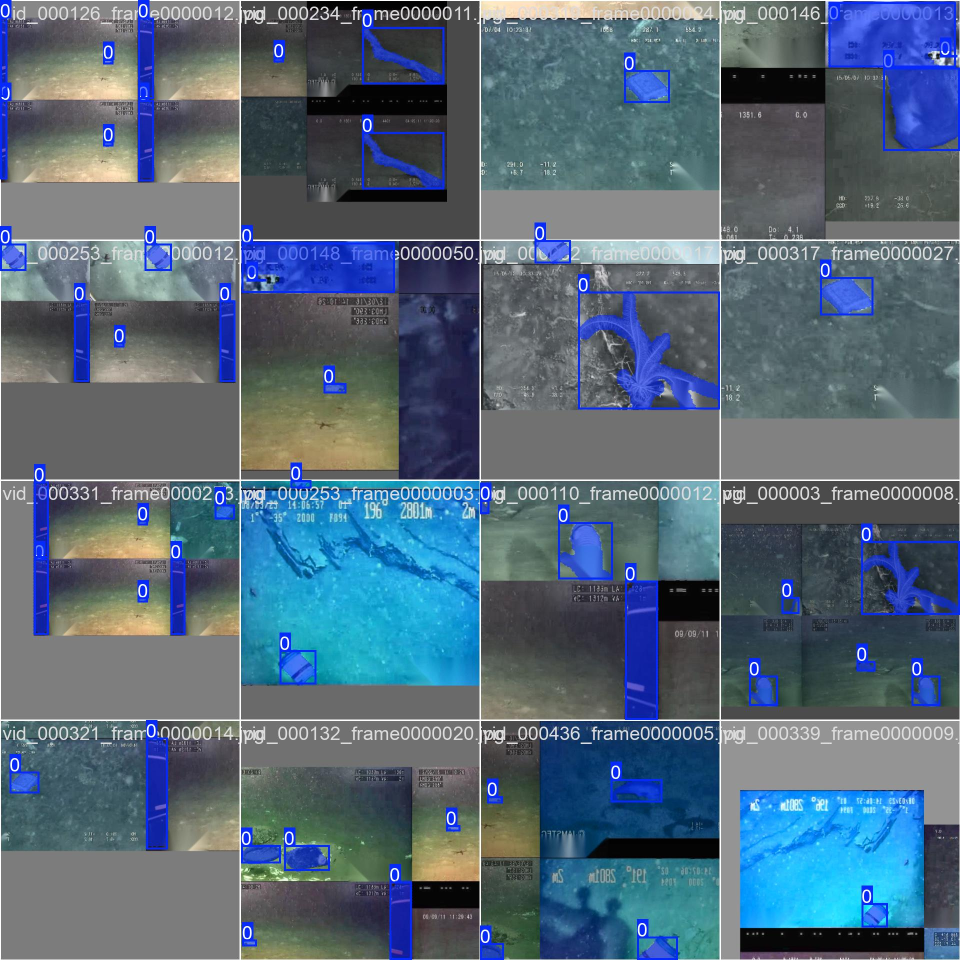
#> input picture train_batch0.jpg, 1920 x 1920 px, given as the content of the folder /kaggle/input/trashcan-1-0/images/train, which was not available (shown at 1/2 size)
$ jupyter execute --allow-errors marine_debris_training_pipeline.ipynb   (shell and % lines are left out)
#> lines starting #> are read from the running program, lines starting #| are printed output that depends on the picture; after the words box and inside, x2 and y2 are one past the last pixel; in counts of white or black regions, pixels touching at a corner belong together; pictures that were not available may be replaced by others from this repository, and a replacement may not be noted
[cell 1]
import os
import cv2
import glob
import numpy as np
import shutil

# 1. Create your output folders
output_base = '/kaggle/working/datasets/processed'
os.makedirs(f'{output_base}/images/train', exist_ok=True)
os.makedirs(f'{output_base}/labels/train', exist_ok=True)

# Define your input paths
trashcan_images = '/kaggle/input/trashcan-1-0/images/train'
trashcan_labels = '/kaggle/input/trashcan-1-0/labels/train' # Where your YOLO .txt files are

print("Starting FULL preprocessing for ALL images... This will take a while!")
# Notice the [:500] is GONE. We are doing the whole dataset now.
image_paths = glob.glob(f"{trashcan_images}/*.jpg")

processed_count = 0

for img_path in image_paths:
    # --- 1. IMAGE PROCESSING ---
    img = cv2.imread(img_path)
#> img is the input picture: shape (1920, 1920, 3); mean B, G, R 121.9, 104.5, 84.6
    if img is None: continue

    # Masking & Inpainting
    h, w = img.shape[:2]
    mask = np.zeros((h, w), dtype=np.uint8)
    cv2.rectangle(mask, (w-150, h-50), (w, h), 255, -1)
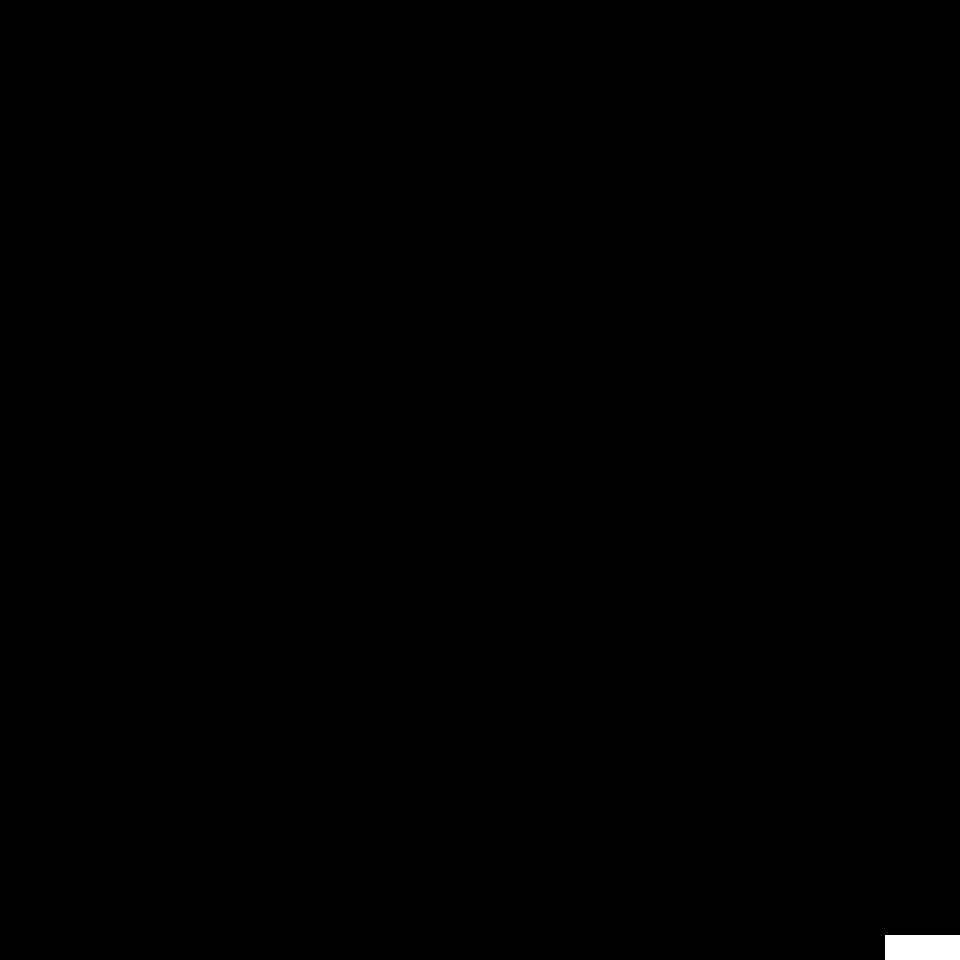
#> mask: shape (1920, 1920) (shown at 1/2 size); 0.2% white; 1 white region, box (x1, y1, x2, y2) and area: (1770, 1870, 1920, 1920) 7500
    inpainted = cv2.inpaint(img, mask, 3, cv2.INPAINT_TELEA)

    # Canny Edge & Blending
    edges = cv2.Canny(inpainted, 100, 200)
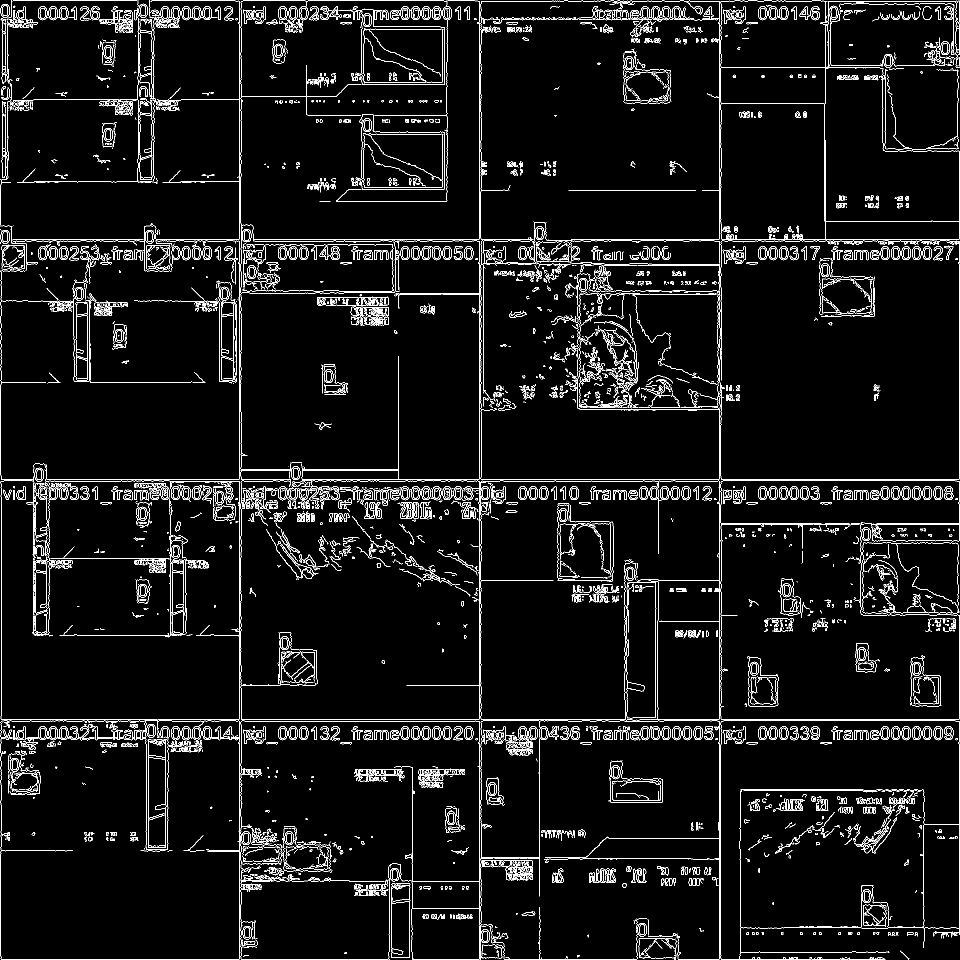
#> edges: shape (1920, 1920) (shown at 1/2 size); 5% white in thin lines or dots
    edges_colored = cv2.cvtColor(edges, cv2.COLOR_GRAY2BGR)
#> edges_colored: shape (1920, 1920, 3); 5% white in thin lines or dots
    final_img = cv2.addWeighted(inpainted, 0.8, edges_colored, 0.2, 0)
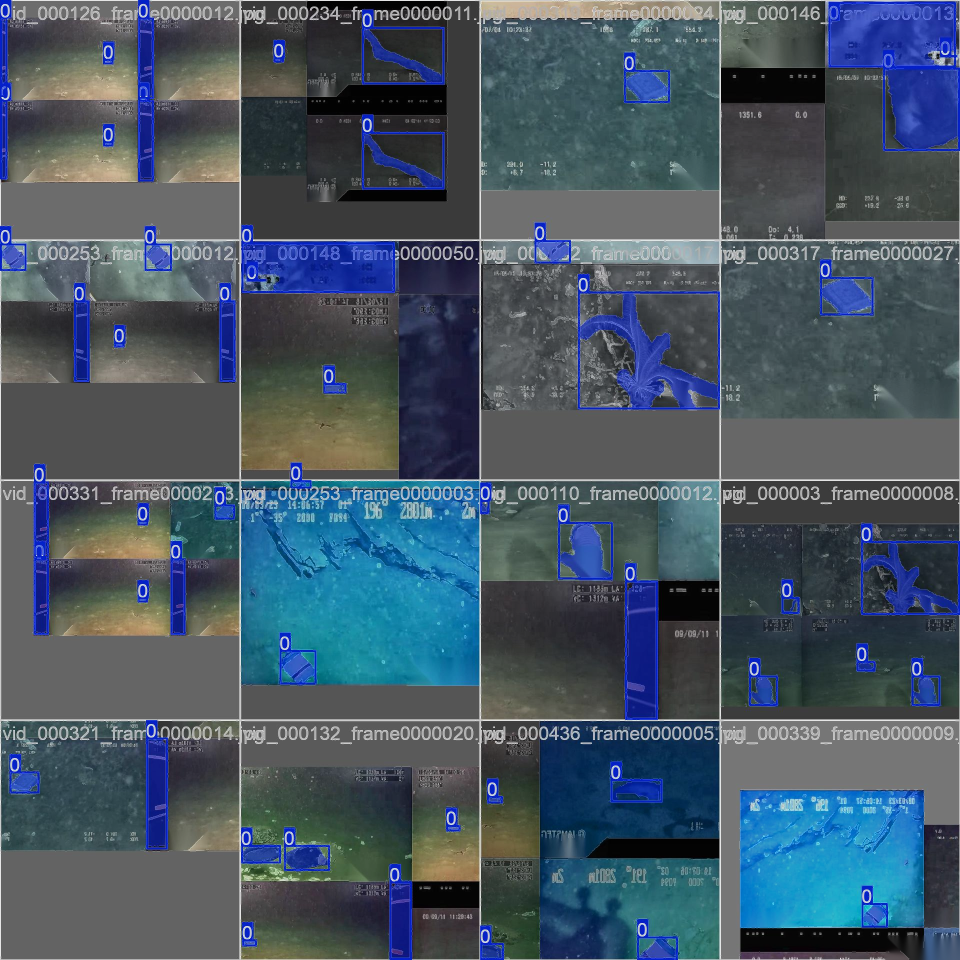
#> final_img: shape (1920, 1920, 3) (shown at 1/2 size); mean B, G, R 100.1, 86.2, 70.3

    # Save the processed image
    filename = os.path.basename(img_path)
    cv2.imwrite(os.path.join(f'{output_base}/images/train', filename), final_img)

    # --- 2. LABEL COPYING (CRUCIAL) ---
    label_filename = filename.replace('.jpg', '.txt')
    label_source = os.path.join(trashcan_labels, label_filename)
    label_dest = os.path.join(f'{output_base}/labels/train', label_filename)

    if os.path.exists(label_source):
        shutil.copy(label_source, label_dest)
        processed_count += 1

print(f"DONE! Successfully processed {processed_count} images AND matched them with their YOLO labels.")

$ run again, on train_batch18042.jpg
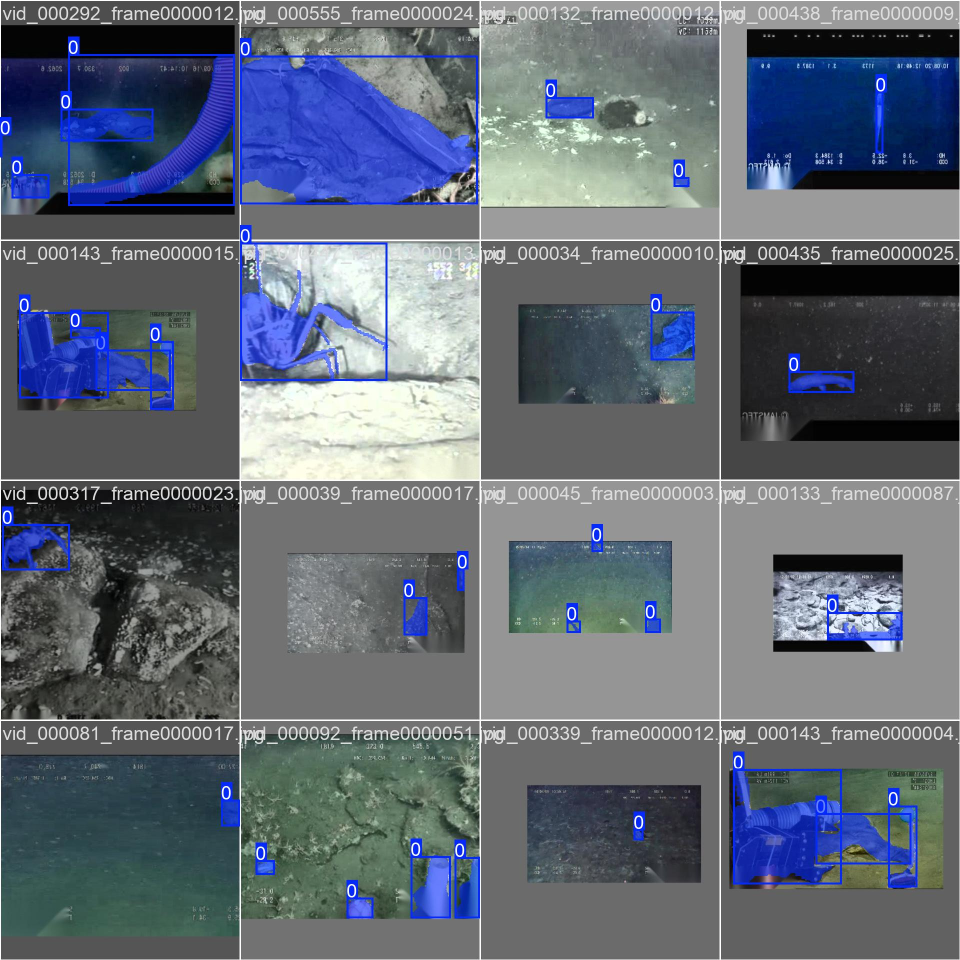
#> input picture train_batch18042.jpg, 1920 x 1920 px, given as the content of the folder /kaggle/input/trashcan-1-0/images/train, which was not available (shown at 1/2 size)
#> img is the input picture: shape (1920, 1920, 3); mean B, G, R 118.2, 105.3, 97
#> mask: shape (1920, 1920); 0.2% white; 1 white region, box (x1, y1, x2, y2) and area: (1770, 1870, 1920, 1920) 7500
#> `edges = cv2.Canny(inpainted, 100, 200)`:
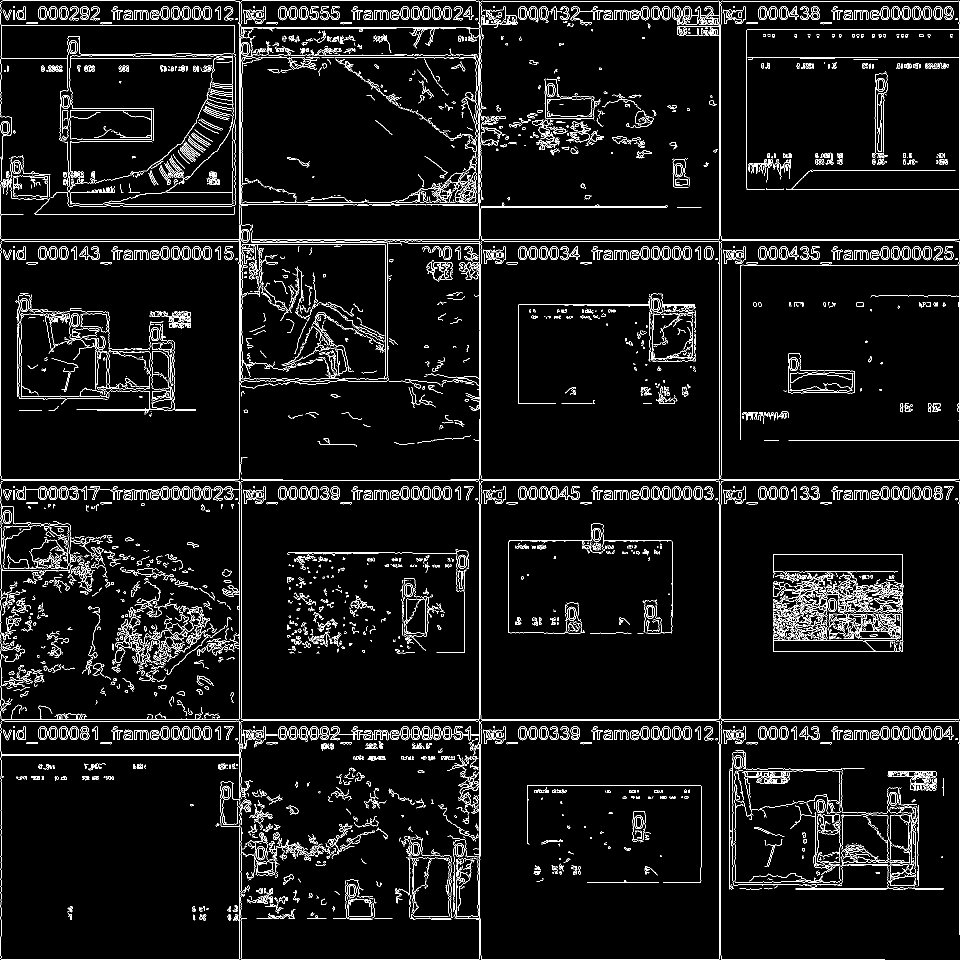
#> edges: shape (1920, 1920) (shown at 1/2 size); 5.4% white in thin lines or dots
#> edges_colored: shape (1920, 1920, 3); 5.4% white in thin lines or dots
#> `final_img = cv2.addWeighted(inpainted, 0.8, edges_colored, 0.2, 0)`:
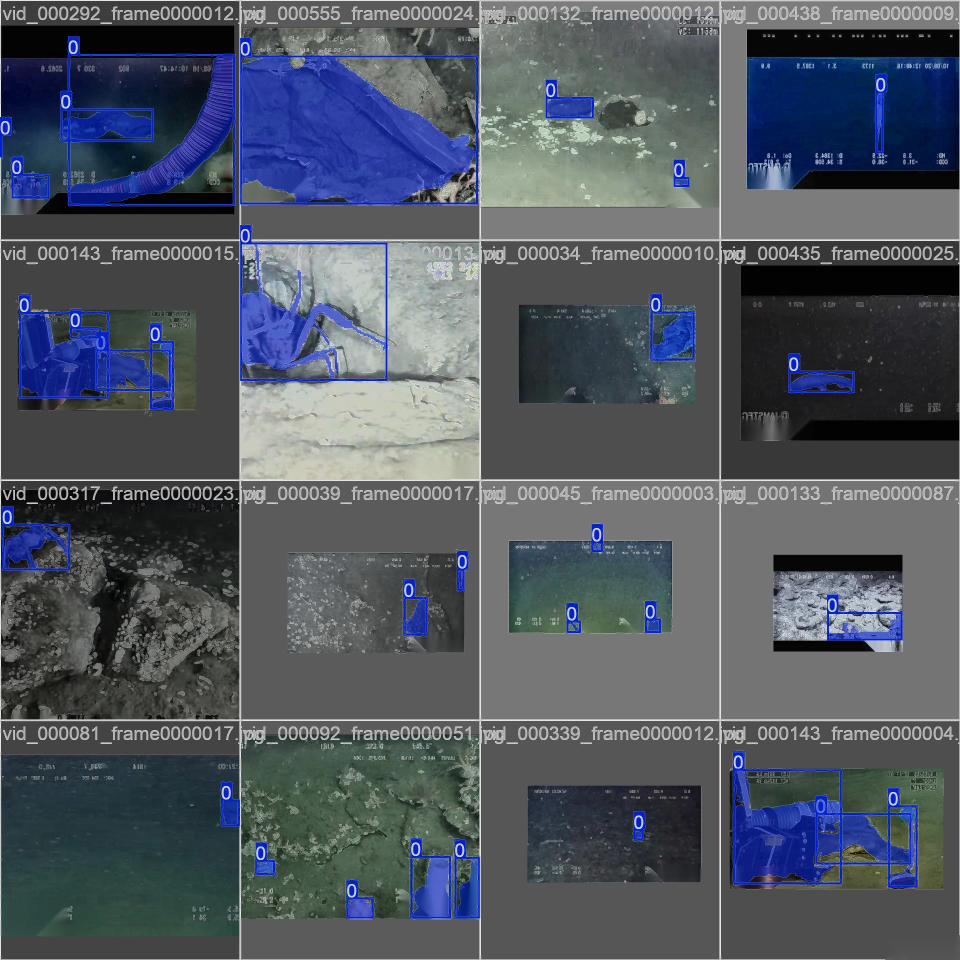
#> final_img: shape (1920, 1920, 3) (shown at 1/2 size); mean B, G, R 97.3, 87, 80.3

$ run again, on train_batch2.jpg
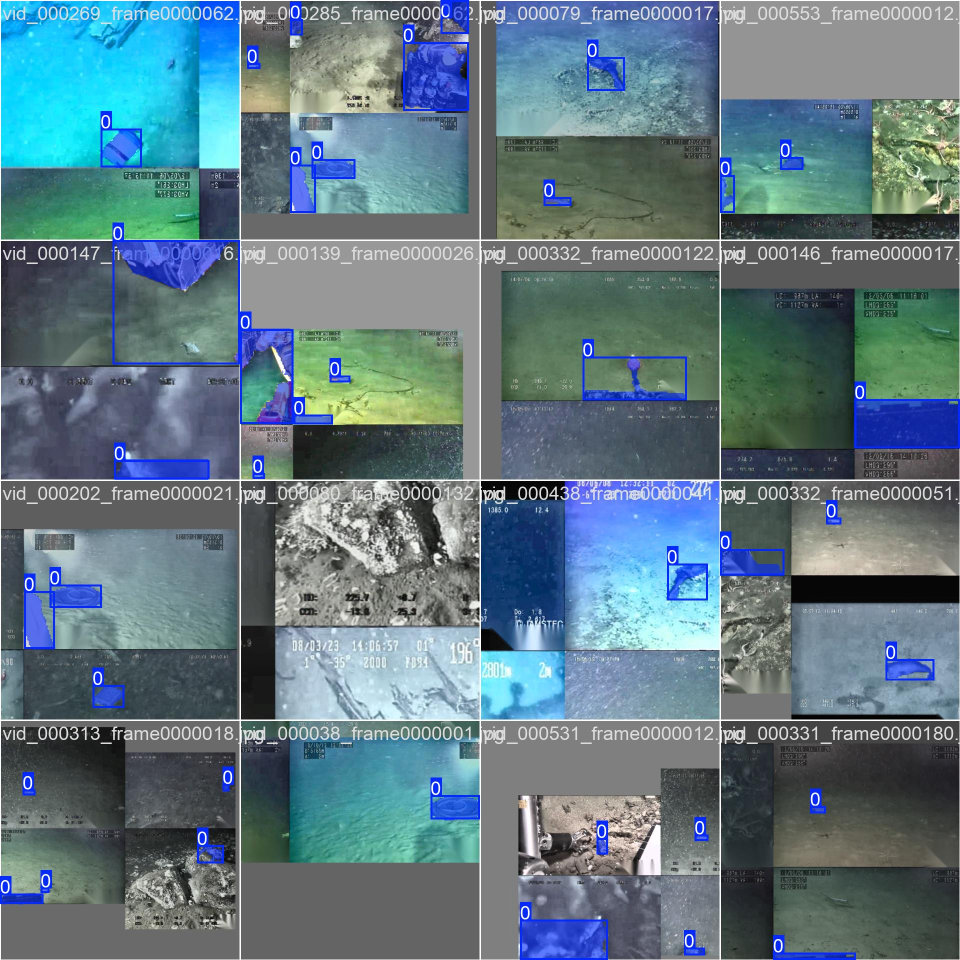
#> input picture train_batch2.jpg, 1920 x 1920 px, given as the content of the folder /kaggle/input/trashcan-1-0/images/train, which was not available (shown at 1/2 size)
#> img is the input picture: shape (1920, 1920, 3); mean B, G, R 130.4, 120, 95.4
#> mask: shape (1920, 1920); 0.2% white; 1 white region, box (x1, y1, x2, y2) and area: (1770, 1870, 1920, 1920) 7500
#> `edges = cv2.Canny(inpainted, 100, 200)`:
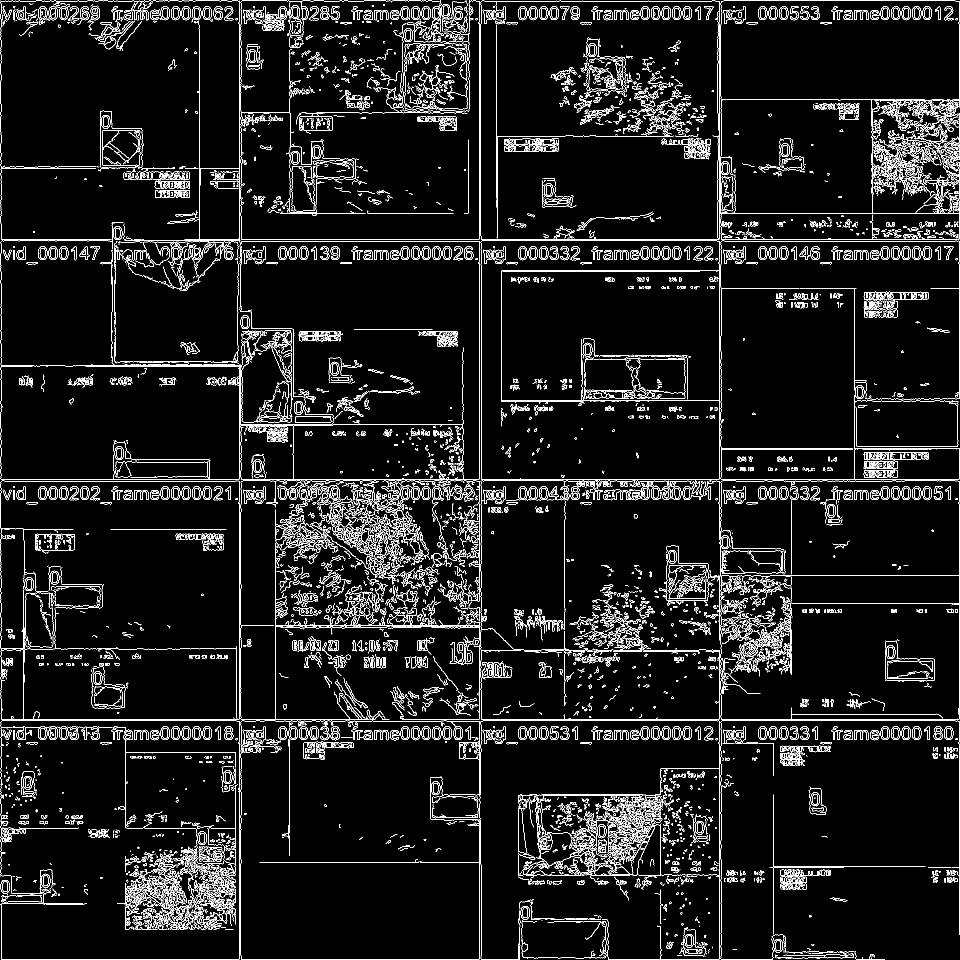
#> edges: shape (1920, 1920) (shown at 1/2 size); 6.7% white in thin lines or dots
#> edges_colored: shape (1920, 1920, 3); 6.7% white in thin lines or dots
#> `final_img = cv2.addWeighted(inpainted, 0.8, edges_colored, 0.2, 0)`:
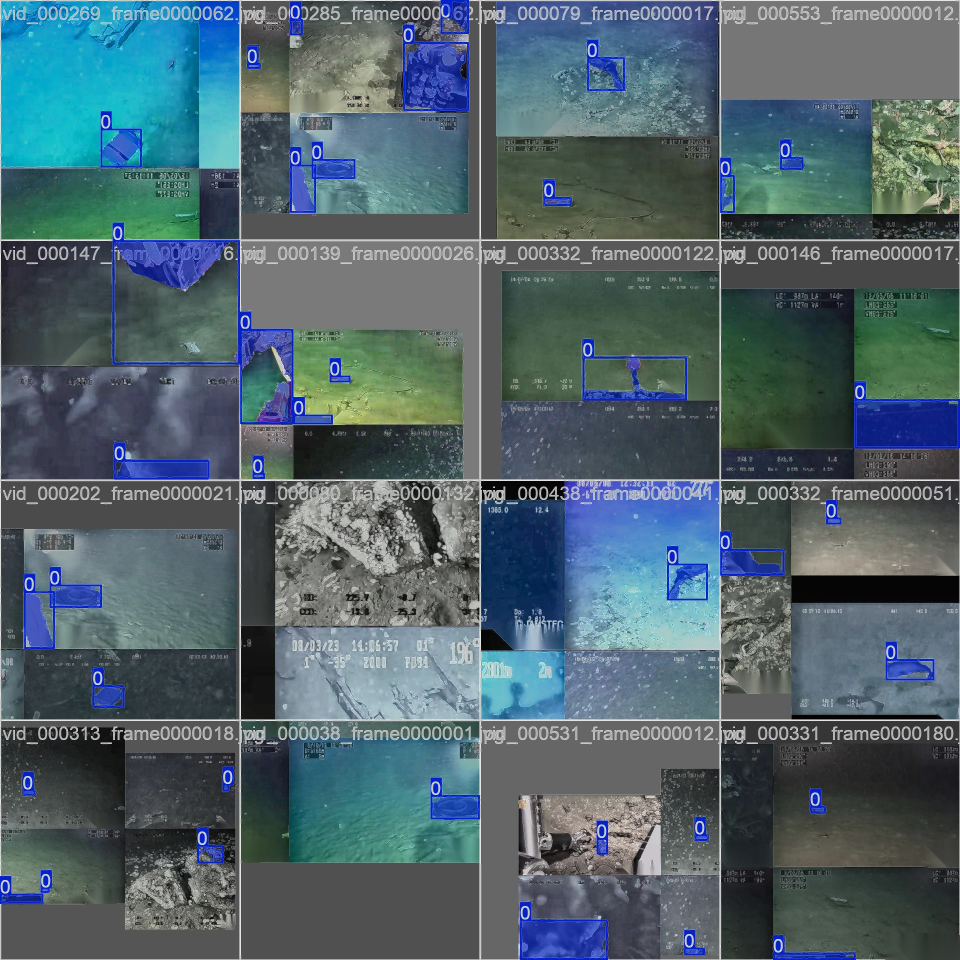
#> final_img: shape (1920, 1920, 3) (shown at 1/2 size); mean B, G, R 107.8, 99.5, 79.8
